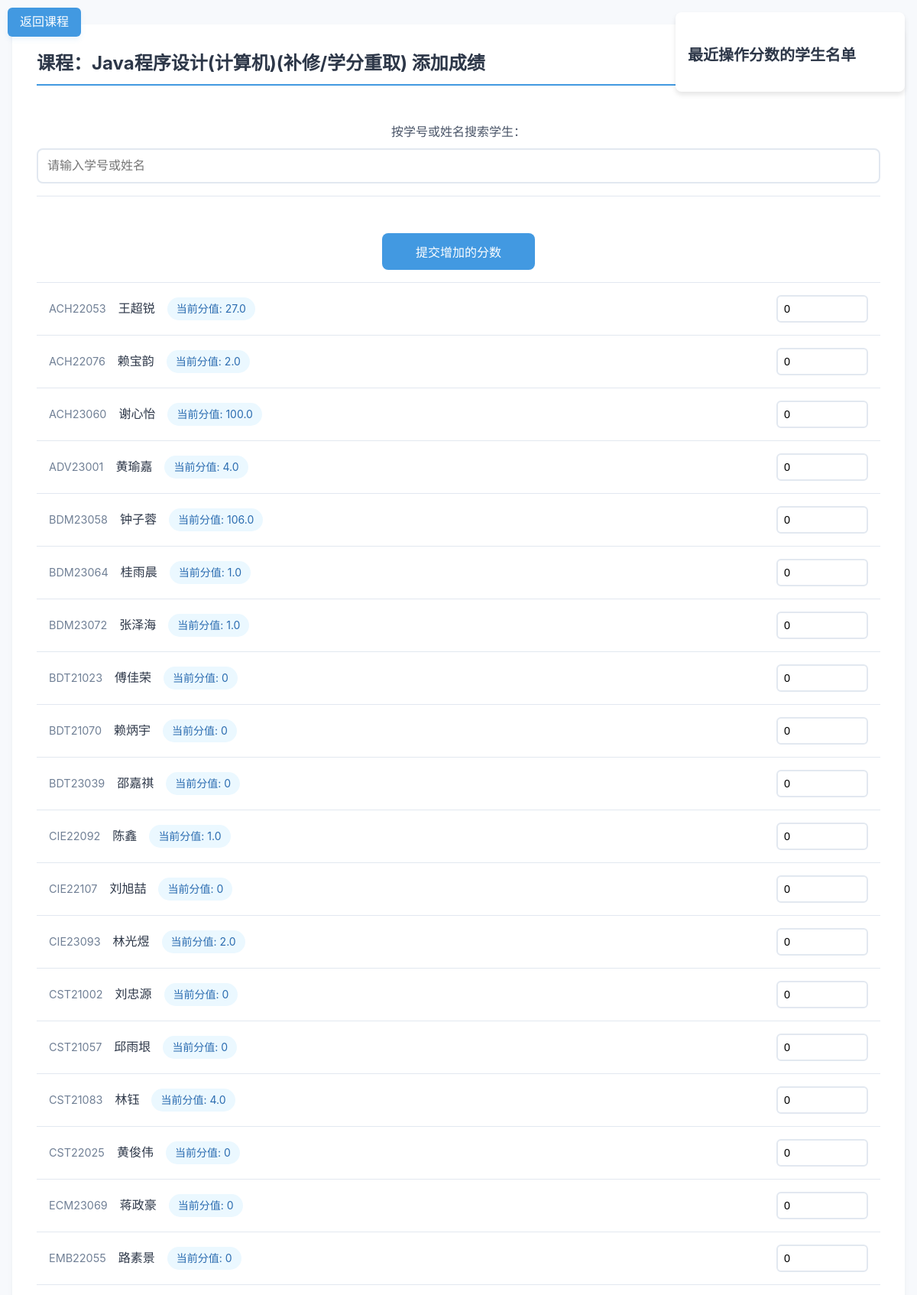
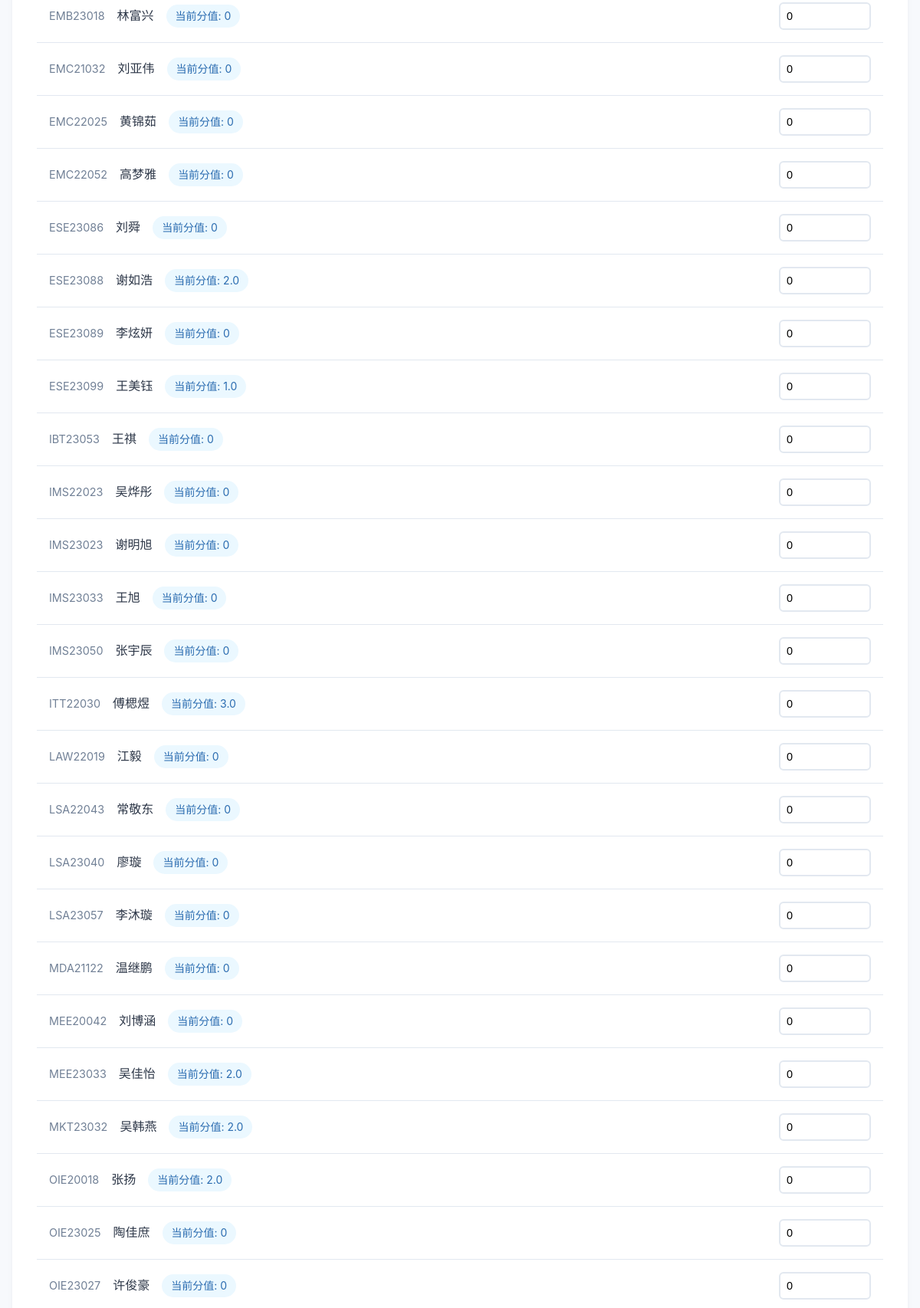
The app's page /course/add_score/5 (signed in, upper part) with its own data (2 pictures, top to bottom).
### wang/models/course.py (models this page shows, shortened)
class Course(db.Model):
    __tablename__ = 'course'
    id = db.Column(db.Integer, primary_key=True, autoincrement=True)
    name = db.Column(db.String(100), nullable=False)
    teacher_id = db.Column(db.Integer, db.ForeignKey('user.id'), nullable=False)
    semester = db.Column(db.String, nullable=False)  # 开课学期
    description = db.Column(db.Text)
    code = db.Column(db.String(10), nullable=False)
    teacher = db.relationship('User', backref='courses')
    course_students = db.relationship('Course_Students',  back_populates='course')

### wang/models/course_students.py (models this page shows)
class Course_Students(db.Model):
    __tablename__ = 'course_students'
    id = db.Column(db.Integer, primary_key=True, autoincrement=True)
    course_id = db.Column(db.Integer, db.ForeignKey('course.id'), nullable=False)
    student_number = db.Column(db.String(20), nullable=False) #学号
    student_name = db.Column(db.String(20), nullable=False)
    student_pinyin_name = db.Column(db.String(20), nullable=True)
    student_grade = db.Column(db.String(20), nullable=True)
    student_major = db.Column(db.String(20), nullable=True)
    student_direction = db.Column(db.String(20), nullable=True)
    student_class = db.Column(db.String(20), nullable=True)
    student_status = db.Column(db.String(20), nullable=True) #学籍状态
    student_course_method = db.Column(db.String(20), nullable=True)
    course_status = db.Column(db.String(20), nullable=False, server_default='not_enrolled')
    score = db.Column(db.Float, nullable=True, server_default='0')  # 假设分数为浮点数类型
    course = db.relationship('Course', back_populates='course_students')

### app.py (the view, shortened to what this page needs)
    @app.route('/course/add_score/<int:course_id>', methods=['GET', 'POST'])
    def add_score(course_id):
        course = Course.query.get(course_id)
        course_students = course.course_students
        print(f"用户{course.name}正在为学生加分！")
        return render_template('wang/add_score.html', course=course, course_students=course_students)

### templates/wang/add_score.html (shortened to what this page needs)
<!DOCTYPE html>
<html lang="zh-CN">
<head>
</head>
<body>
<a href="/course_manage/{{course.id}}" class="back-home">返回课程</a>
<div class="container">
    <h1>课程：{{ course.name }} 添加成绩</h1>
    <form method="post" action="{{ url_for('add_score', course_id=course.id) }}" id="scoreForm">
        <div class="search-container">
            <label for="search" style="display: block; text-align: center;">按学号或姓名搜索学生：</label>
            <input type="text" id="search" name="search" placeholder="请输入学号或姓名" oninput="filterStudents()">
        </div>
        <div class="submit-container">
            <button type="submit" class="btn-add" onclick="submitForm('add'); return false;">提交增加的分数</button>
        </div>
        <ul id="student-list">
            {% for student in course_students %}
            <li data-student="{{ student.student_number }} {{ student.student_name }}">
                <div class="student-info">
                    <span class="student-number">{{ student.student_number }}</span>
                    <span class="student-name">{{ student.student_name }}</span>
                    <span class="current-score">当前分值: {{ student.score or 0 }}</span>
                </div>
                <input type="number"
                       name="score_{{ student.student_number }}"
                       data-student-number="{{ student.student_number }}"
                       placeholder="输入分数"
                       value="0"
                       min="0"
                       oninput="checkScored(this)">
            </li>
            {% endfor %}
        </ul>
    </form>
</div>
<div class="scored-students-container">
    <h2>最近操作分数的学生名单</h2>
</div>
</body>
</html>

### templates/wang/add_score.html (style rules this page uses)
* { margin: 0; padding: 0; box-sizing: border-box; }
body { font-family: -apple-system, BlinkMacSystemFont, "Segoe UI", Roboto, "Helvetica Neue", Arial, sans-serif; line-height: 1.6; padding: 1rem; max-width: 1200px; margin: 0 auto; background: #f7f9fc; color: #2d3748; }
.container { background: white; border-radius: 12px; box-shadow: 0 4px 6px rgba(0, 0, 0, 0.05); padding: 2rem; margin: 1rem 0; position: relative; }
h1 { color: #2d3748; margin-bottom: 2rem; padding-bottom: 0.5rem; border-bottom: 2px solid #4299e1; font-size: 1.5rem; }
h2 { color: #2d3748; margin: 1.5rem 0 1rem; font-size: 1.25rem; }
.search-container { margin-bottom: 2rem; position: sticky; top: 0; background: white; padding: 1rem 0; z-index: 10; border-bottom: 1px solid #e2e8f0; }
.submit-container { position: sticky; top: 120px; z-index: 10; background: white; padding: 1rem 0; text-align: center; border-bottom: 1px solid #e2e8f0; display: flex; justify-content: center; gap: 1rem; }
label { display: block; margin-bottom: 0.5rem; color: #4a5568; font-weight: 500; }
input[type="text"] { width: 100%; padding: 0.75rem; border: 2px solid #e2e8f0; border-radius: 8px; font-size: 1rem; transition: all 0.3s ease; }
#student-list { list-style: none; border-radius: 8px; overflow: hidden; }
#student-list li { padding: 1rem; border-bottom: 1px solid #e2e8f0; display: flex; justify-content: space-between; align-items: center; transition: all 0.2s ease; position: relative; }
.student-info { display: flex; align-items: center; gap: 1rem; }
.student-number { color: #718096; font-size: 0.9rem; }
.current-score { background: #ebf8ff; padding: 0.25rem 0.75rem; border-radius: 999px; font-size: 0.875rem; color: #2b6cb0; }
input[type="number"] { width: 120px; padding: 0.5rem; border: 2px solid #e2e8f0; border-radius: 6px; font-size: 0.9rem; transition: all 0.3s ease; }
button { display: inline-block; width: 200px; padding: 0.75rem 1.5rem; border: none; border-radius: 8px; font-size: 1rem; cursor: pointer; transition: all 0.3s ease; font-weight: 500; }
.btn-add { background-color: #4299e1; color: white; }
.scored-students-container { position: fixed; top: 1rem; right: 1rem; width: 300px; background: white; border-radius: 8px; box-shadow: 0 4px 6px rgba(0, 0, 0, 0.1); padding: 1rem; z-index: 100; max-height: 80vh; overflow-y: auto; }
.back-home { position: fixed; top: 10px; left: 10px; padding: 0.4rem 1rem; background-color: #4299e1; color: white; text-decoration: none; border-radius: 6px; font-size: 1rem; font-weight: 200; transition: all 0.3s ease; box-shadow: 0 4px 6px rgba(66, 153, 225, 0.1); z-index: 1000; }

### records on screen
Course: name "Java程序设计(计算机)(补修/学分重取)"
Course_Students: student_number "ACH22053", student_name "王超锐", score "27.0"
Course_Students: student_number "ACH22076", student_name "赖宝韵", score "2.0"
Course_Students: student_number "ACH23060", student_name "谢心怡", score "100.0"
Course_Students: student_number "ADV23001", student_name "黄瑜嘉", score "4.0"
Course_Students: student_number "BDM23058", student_name "钟子蓉", score "106.0"
Course_Students: student_number "BDM23064", student_name "桂雨晨", score "1.0"
Course_Students: student_number "BDM23072", student_name "张泽海", score "1.0"
Course_Students: student_number "BDT21023", student_name "傅佳荣", score "0"
Course_Students: student_number "BDT21070", student_name "赖炳宇", score "0"
Course_Students: student_number "BDT23039", student_name "邵嘉祺", score "0"
Course_Students: student_number "CIE22092", student_name "陈鑫", score "1.0"
Course_Students: student_number "CIE22107", student_name "刘旭喆", score "0"
Course_Students: student_number "CIE23093", student_name "林光煜", score "2.0"
Course_Students: student_number "CST21002", student_name "刘忠源", score "0"
Course_Students: student_number "CST21057", student_name "邱雨垠", score "0"
Course_Students: student_number "CST21083", student_name "林钰", score "4.0"
Course_Students: student_number "CST22025", student_name "黄俊伟", score "0"
Course_Students: student_number "ECM23069", student_name "蒋政豪", score "0"
Course_Students: student_number "EMB22055", student_name "路素景", score "0"
Course_Students: student_number "EMB23018", student_name "林富兴", score "0"
Course_Students: student_number "EMC21032", student_name "刘亚伟", score "0"
Course_Students: student_number "EMC22025", student_name "黄锦茹", score "0"
Course_Students: student_number "EMC22052", student_name "高梦雅", score "0"
Course_Students: student_number "ESE23086", student_name "刘舜", score "0"
Course_Students: student_number "ESE23088", student_name "谢如浩", score "2.0"
Course_Students: student_number "ESE23089", student_name "李炫妍", score "0"
Course_Students: student_number "ESE23099", student_name "王美钰", score "1.0"
Course_Students: student_number "IBT23053", student_name "王祺", score "0"
Course_Students: student_number "IMS22023", student_name "吴烨彤", score "0"
Course_Students: student_number "IMS23023", student_name "谢明旭", score "0"
Course_Students: student_number "IMS23033", student_name "王旭", score "0"
Course_Students: student_number "IMS23050", student_name "张宇辰", score "0"
Course_Students: student_number "ITT22030", student_name "傅楒煜", score "3.0"
Course_Students: student_number "LAW22019", student_name "江毅", score "0"
Course_Students: student_number "LSA22043", student_name "常敬东", score "0"
Course_Students: student_number "LSA23040", student_name "廖璇", score "0"
Course_Students: student_number "LSA23057", student_name "李沐璇", score "0"
Course_Students: student_number "MDA21122", student_name "温继鹏", score "0"
Course_Students: student_number "MEE20042", student_name "刘博涵", score "0"
Course_Students: student_number "MEE23033", student_name "吴佳怡", score "2.0"
Course_Students: student_number "MKT23032", student_name "吴韩燕", score "2.0"
Course_Students: student_number "OIE20018", student_name "张扬", score "2.0"
Course_Students: student_number "OIE23025", student_name "陶佳庶", score "0"
Course_Students: student_number "OIE23027", student_name "许俊豪", score "0"
